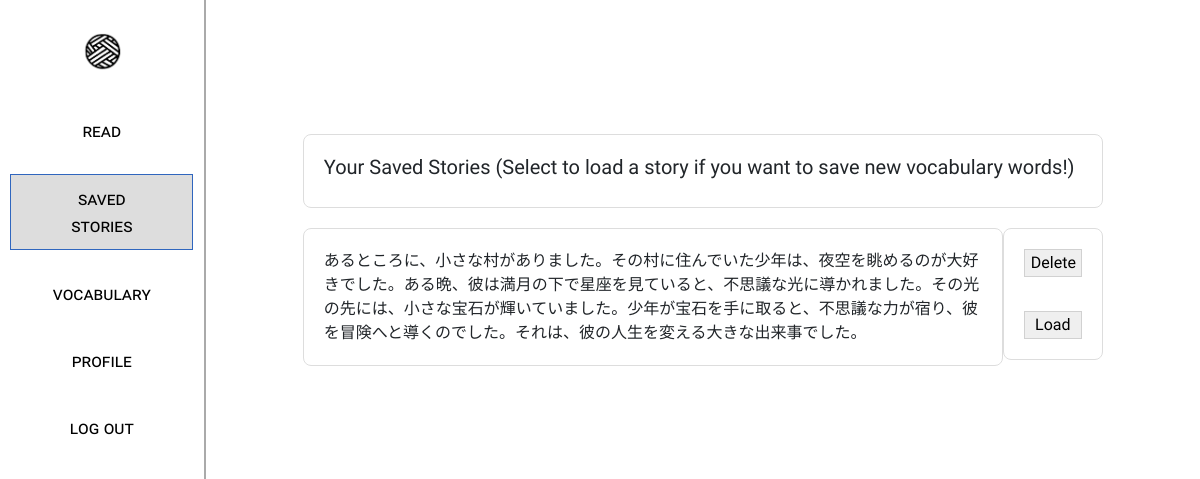
The page /stories (signed in) on the database as committed earlier.
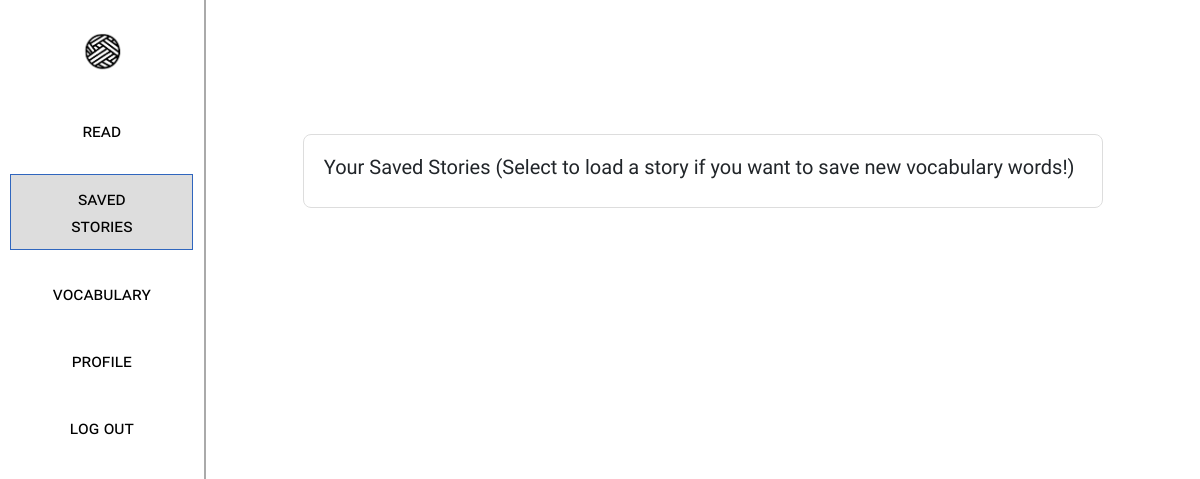
The same page on the database as committed later.
### app.py (models this page shows)
class Story(db.Model):
    id = db.Column(db.Integer, primary_key=True)
    user_id = db.Column(db.Integer, db.ForeignKey('users.id'), nullable=False)
    story = db.Column(db.String(255), nullable=False, unique=True)
    user = db.relationship('User', back_populates='stories')

### app.py (the view)
@app.route('/stories', methods=['GET', 'POST'])
def stories():
    if 'user' not in session:
        return redirect('/login')
    user_id = User.query.filter_by(username=session['user']).first().id
    language = User.query.filter_by(username=session['user']).first().language
    story_query = Story.query.filter_by(user_id=user_id).all()
    if request.method == 'POST':
        if 'load' in request.form:
            session.pop('story', None)
            session['story'] = Story.query.filter_by(id=request.form['load']).first().story
            return redirect('/read')
        elif 'delete' in request.form:
            session.pop('story', None)
            Story.query.filter_by(user_id=user_id, id=request.form['delete']).delete()
            db.session.commit()
            return redirect('/stories')
    else:
        return render_template("stories.html", stories=story_query)

### templates/stories.html (shortened to what this page needs)
<!DOCTYPE html>
<html>
<head>
    <link rel="stylesheet" href="../static/styles.css">
    <link href="https://cdn.jsdelivr.net/npm/bootstrap@5.3.0/dist/css/bootstrap.min.css" rel="stylesheet">
</head>
<body>
    <div class="urbanist-main">
        <div style="display:flex; flex-direction: row;">
            <div class="sidebar" style="flex-direction: column;">
                <a href="/" style="display: inline-block; height: 40px;">
                    <img style="height: 100%;" src="../static/wordweaverlogo.png" alt="Home">
                </a>
                <div style="display: flex; flex-direction: column; margin-top:15px; width:90%">
                    <div class="sidebar-item" >
                        <form action="/read" style="width:100%">
                            <button class="white long smallcaps-text" style="width:100%; color:black; border:0px;">
                                read
                            </button>
                        </form>
                    </div>
                    <div class="sidebar-item" >
                        <form action="/stories" style="width:100%">
                            <button class="long smallcaps-text" style="width:100%; color:black; background: #ddd; border: 1px solid #3066be">
                                saved stories
                            </button>
                        </form>
                    </div>
                    <div class="sidebar-item" >
                        <form action="/vocab" style="width:100%">
                            <button class="white long smallcaps-text" style="width:100%; color:black; border:0px">
                                vocabulary
                            </button>
                        </form>
                    </div>
                    <div class="sidebar-item" >
                        <form action="/profile" style="width:100%">
                            <button class="white long smallcaps-text" style="width:100%; color:black; border:0px">
                                profile
                            </button>
                        </form>
                    </div>
                    <div class="sidebar-item" >
                        <form action="/logout" style="width:100%">
                            <button class="white long smallcaps-text" style="width:100%; color:black; border:0px">
                                log out
                            </button>
                        </form>
                    </div>
                </div>
            </div>
            <div class="ui" style="width:100%; overflow: scroll; max-height: 100vh; display: inline-block;">
                <div style="flex-direction: column;">
                    <div class="left aligned column main-col" style="max-width: 800px; margin-top: 150px;">
                        <div class="center-container" id="text" style="text-align: left;">
                            <h1 class="huge">Your Saved Stories (Select to load a story if you want to save new vocabulary words!)</h1>
                        </div>
                    </div>
                    <form action="/stories" method="POST">
                        {% for story in stories %}
                            <div style="display: flex;flex-direction: row;height: fit-content;">
                                <div class="left aligned column main-col" style="max-width: 700px; margin-top: 20px;margin-right:0px">
                                    <div class="center-container" style="text-align: left;">
                                            <span>{{ story.story }}</span>
                                    </div>
                                </div>
                                <div class="left aligned column main-col" style="max-width: 100px; margin-top: 20px;margin-left: 0px; height: 100%;">
                                    <div class="center-container" style="text-align: left; display: flex; flex-direction: column;">
                                        <button type="submit" name="delete" value="{{ story.id }}" style="margin-bottom:10px;">Delete</button>
                                        <br>
                                        <button type="submit" name="load" value="{{ story.id }}">Load</button>
                                    </div>
                                </div>
                            </div>
                        {% endfor %}
                    </form>
                </div>
            </div>
        </div>
    </div>
</body>
</html>

### static/styles.css (style rules this page uses)
.center-container { margin: 10px; text-align: center; box-sizing: inherit; }
.ui { flex-wrap: wrap; padding: 0; margin: -1rem; }
.left.aligned { text-align: left; }
.column { max-width: 800px; width: 100%; padding: 10px; }
.huge { font-size: 1.25em; font-weight: 400; }
button { border: 1px solid rgba(34,36,38,.15); border-radius: .28571429rem; transition: box-shadow .1s ease,border-color .1s ease; box-shadow: none; bottom: 1px; cursor: pointer; }
.urbanist-main { font-family: "Urbanist", sans-serif; font-optical-sizing: auto; font-style: normal; }
button.long { padding: 10px 35px; }
button.white { background:#fff; color: #3066be; border-color: #aaa }
body { animation: fadeInAnimation ease 1s; animation-iteration-count: 1; animation-fill-mode: forwards; }
.main-col { display: flex; flex-direction: column; margin: auto; border: 1px solid #ddd; background: #fff; border-radius: 8px; }
.sidebar { display: flex; width: 20%; padding-top:2rem; align-items: center; border-right: 2px solid #aaa; height: 95vh; z-index: 2; }
.sidebar-item { width: 100%; justify-content: center; display: flex; margin-top:20px }
.smallcaps-text { font-size: 18px; font-variant: small-caps;; }

Rows that differ between the two databases and show on the page:
removed Story: story "あるところに、小さな村がありました。その村に住んでいた少年は、夜空を眺めるのが大好きでした。ある晩、彼は満月の下で星座を見ていると、不思議な光に導かれました。その光の先には、小さな宝石が輝いていました。少年が宝石を手に取ると、不思議な力が宿り、彼を冒険へと導くのでした。それは、彼の人生を変える大きな出来事でした。", {{ story.id }} 1 (drawn)
